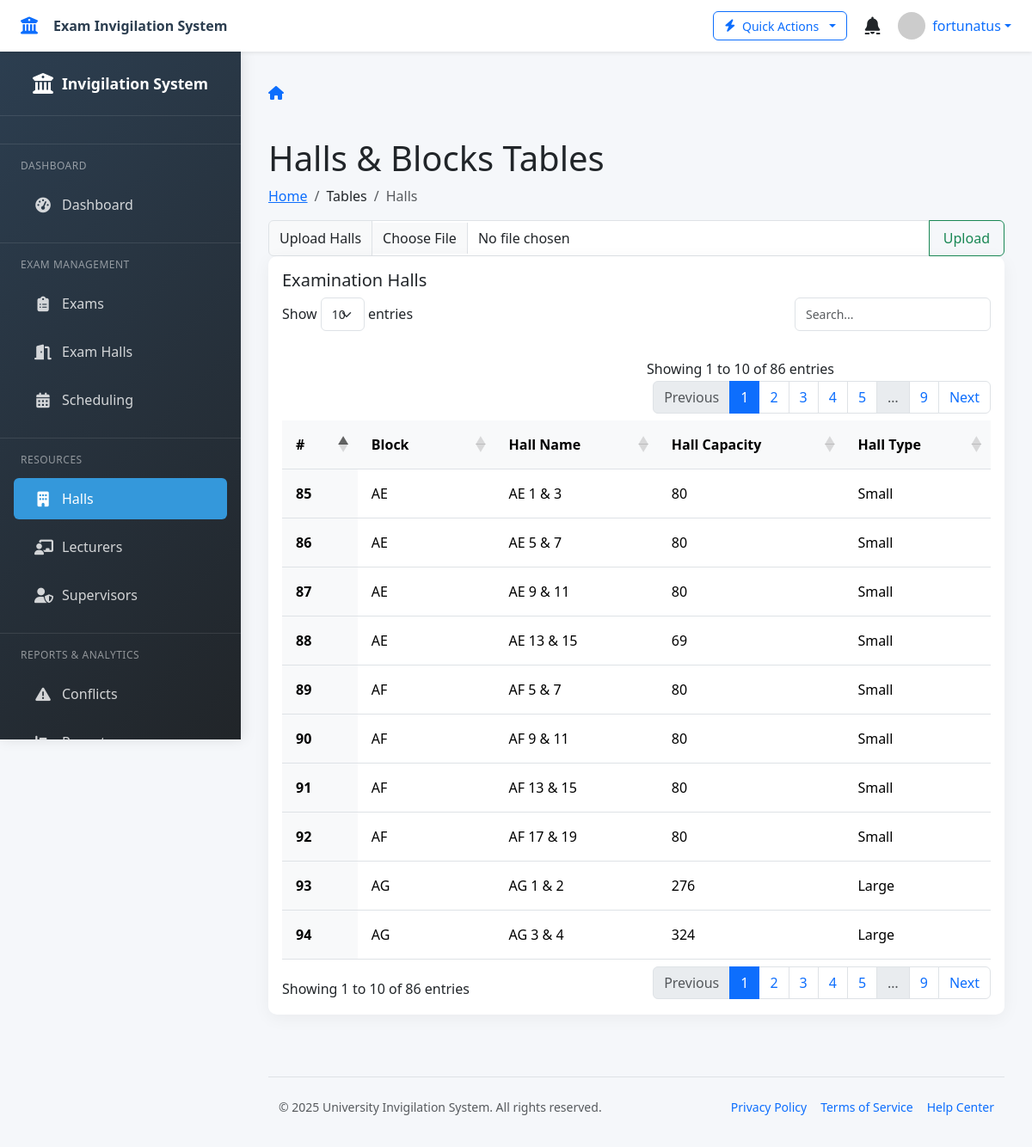
/halls/ (signed in), run on the app's committed database.
### invigilation/models.py (models this page shows, shortened)
class Block(models.Model):
    name = models.CharField(max_length=50)
    halls = models.ManyToManyField(Hall)
    class META:
        ordering = ['name']

class Hall(models.Model):
    HALL_TYPES = (
        ('SM', 'Small'),
        ('MD', 'Medium'),
        ('LG', 'Large')
    )
    hall_name = models.CharField(max_length=50)
    hall_capacity = models.IntegerField()
    hall_type = models.CharField(max_length=50, choices=HALL_TYPES)
    class META:
        ordering = ['hall_name']

### invigilation/views.py (the view)
# urls.py: path('halls/', views.halls, name='halls'),
@login_required(login_url='login')
def halls(request):
    hall_list = Hall.objects.prefetch_related('block_set').all()  # Get all halls and their blocks
    halls = [
        {
            "id": hall.id,
            "block": ", ".join(block.name for block in hall.block_set.all()),  # Join multiple blocks
            "name": hall.hall_name,
            "capacity": hall.hall_capacity,
            "type": hall.get_hall_type_display(),
        }
        for hall in hall_list
    ]
    return render(request, 'invigilation/halls.html', {"halls": halls})  # Ensure context name matches template

### invigilation/templates/invigilation/halls.html (shortened to what this page needs)
{% extends 'invigilation/based.html' %}
{% block content %}
<main id="main" class="main pt-0 mt-4">
	<div class="pagetitle">
		<h1>Halls & Blocks Tables</h1>
		<nav>
			<ol class="breadcrumb">
				<li class="breadcrumb-item">
					<a href="{% url 'dashboard' %}">Home</a>
				</li>
				<li class="breadcrumb-item">Tables</li>
				<li class="breadcrumb-item active">Halls</li>
			</ol>
		</nav>
		<form
			action="{% url 'upload_hall' %}"
			method="POST"
			enctype="multipart/form-data">
			<div class="input-group col-md-3">
				<label for="hall" class="input-group-text">Upload Halls</label>
				<input
					type="file"
					class="form-control"
					name="halls"
					id="hall"
					aria-describedby="inputGroupFileAddon04"
					accept=".csv" />
				<button
					class="btn btn-outline-success"
					type="submit"
					id="inputGroupFileAddon04">
					Upload
				</button>
			</div>
		</form>
	</div>
	<section class="section">
		<div class="row">
			<div class="col-lg-12">
				<div class="card">
					<div class="card-body">
						<h5 class="card-title">Examination Halls</h5>
						<table class="table datatable">
							<thead>
								<tr>
									<th scope="col">#</th>
									<th scope="col">Block</th>
									<th scope="col">Hall Name</th>
									<th scope="col">Hall Capacity</th>
									<th scope="col">Hall Type</th>
								</tr>
							</thead>
<tbody>
    {% for data in halls %}
    <tr>
        <th scope="row">{{ data.id }}</th>
        <td>{{ data.block }}</td>
        <td>{{ data.name }}</td>
        <td>{{ data.capacity }}</td>
        <td>{{ data.type }}</td>
    </tr>
    {% endfor %}
</tbody>
						</table>
					</div>
				</div>
			</div>
		</div>
	</section>
</main>
{% endblock %}

### invigilation/templates/invigilation/based.html (shortened to what this page needs)
<!DOCTYPE html>
<html lang="en">
<head>
    <link href="https://cdn.jsdelivr.net/npm/bootstrap@5.3.2/dist/css/bootstrap.min.css" rel="stylesheet">
    <link href="https://cdn.jsdelivr.net/npm/bootstrap-icons@1.11.1/font/bootstrap-icons.css" rel="stylesheet">
    <link href="https://cdnjs.cloudflare.com/ajax/libs/font-awesome/6.4.2/css/all.min.css" rel="stylesheet">
    <link href="https://cdn.datatables.net/1.13.7/css/dataTables.bootstrap5.min.css" rel="stylesheet">
    <link href="https://cdn.datatables.net/buttons/2.4.2/css/buttons.bootstrap5.min.css" rel="stylesheet">
    <link href="https://cdn.datatables.net/responsive/2.5.0/css/responsive.bootstrap5.min.css" rel="stylesheet">
    <link href="https://cdnjs.cloudflare.com/ajax/libs/animate.css/4.1.1/animate.min.css" rel="stylesheet">
    <link href="https://cdn.jsdelivr.net/npm/select2@4.1.0-rc.0/dist/css/select2.min.css" rel="stylesheet" />
    <link href="https://cdn.jsdelivr.net/npm/flatpickr/dist/flatpickr.min.css" rel="stylesheet">
</head>
<body>
    <nav class="topbar shadow-sm">
        <div class="d-flex align-items-center">
            <a href="{% url 'dashboard' %}" class="topbar-brand text-decoration-none">
                <i class="fas fa-university text-primary"></i>
                <span class="ms-2 d-none d-sm-inline">Exam Invigilation System</span>
            </a>
        </div>
        <div class="topbar-nav">
            <div class="dropdown me-3">
                <button class="btn btn-outline-primary btn-sm dropdown-toggle" type="button" id="quickActionsDropdown" data-bs-toggle="dropdown" aria-expanded="false">
                    <i class="fas fa-bolt"></i>
                    <span class="d-none d-md-inline">Quick Actions</span>
                </button>
            </div>
            <div class="dropdown me-3">
                <button class="btn btn-link text-dark position-relative p-1" type="button" id="notificationsDropdown" data-bs-toggle="dropdown" aria-expanded="false">
                    <i class="fas fa-bell fs-5"></i>
                </button>
            </div>
            <div class="dropdown">
                <a href="#" class="d-flex align-items-center text-decoration-none dropdown-toggle" id="userDropdown" data-bs-toggle="dropdown" aria-expanded="false">
                    <img src="https://ui-avatars.com/api/?name={{ request.user.username }}&background=random&color=fff&size=160" alt="User" class="rounded-circle me-2" width="32" height="32">
                    <span class="d-none d-md-inline">{{ request.user.get_full_name|default:request.user.username }}</span>
                </a>
            </div>
        </div>
    </nav>
    <div class="sidebar" id="sidebar">
        <div class="sidebar-brand">
            <i class="fas fa-university fs-4"></i>
            <span class="sidebar-brand-text">Invigilation System</span>
        </div>
        <div class="sidebar-nav">
            <div class="nav-section-title">Dashboard</div>
            <ul class="nav flex-column">
                <li class="nav-item">
                    <a class="nav-link {% if request.resolver_match.url_name == 'dashboard' %}active{% endif %}" href="{% url 'dashboard' %}">
                        <i class="fas fa-tachometer-alt"></i>
                        <span class="nav-link-text">Dashboard</span>
                    </a>
                </li>
            </ul>
            <div class="nav-section-title">Exam Management</div>
            <ul class="nav flex-column">
                <li class="nav-item">
                    <a class="nav-link {% if 'exam_list' in request.resolver_match.url_name %}active{% endif %}" href="{% url 'exam_list' %}">
                        <i class="fas fa-clipboard-list"></i>
                        <span class="nav-link-text">Exams</span>
                    </a>
                </li>
                <li class="nav-item">
                    <a class="nav-link {% if 'exam_hall_panel' in request.resolver_match.url_name %}active{% endif %}" href="{% url 'exam_hall_panel' %}">
                        <i class="fas fa-door-open"></i>
                        <span class="nav-link-text">Exam Halls</span>
                    </a>
                </li>
                <li class="nav-item">
                    <a class="nav-link {% if 'schedule' in request.resolver_match.url_name %}active{% endif %}" href="{% url 'schedule' %}">
                        <i class="fas fa-calendar-alt"></i>
                        <span class="nav-link-text">Scheduling</span>
                    </a>
                </li>
            </ul>
            <div class="nav-section-title">Resources</div>
            <ul class="nav flex-column">
                <li class="nav-item">
                    <a class="nav-link {% if 'halls' in request.resolver_match.url_name %}active{% endif %}" href="{% url 'halls' %}">
                        <i class="fas fa-building"></i>
                        <span class="nav-link-text">Halls</span>
                    </a>
                </li>
                <li class="nav-item">
                    <a class="nav-link {% if 'lecturers' in request.resolver_match.url_name %}active{% endif %}" href="{% url 'lecturers' %}">
                        <i class="fas fa-chalkboard-teacher"></i>
                        <span class="nav-link-text">Lecturers</span>
                    </a>
                </li>
                <li class="nav-item">
                    <a class="nav-link {% if 'exam_supervisor_panel' in request.resolver_match.url_name %}active{% endif %}" href="{% url 'exam_supervisor_panel' %}">
                        <i class="fas fa-user-shield"></i>
                        <span class="nav-link-text">Supervisors</span>
                    </a>
                </li>
            </ul>
            <div class="nav-section-title">Reports & Analytics</div>
            <ul class="nav flex-column">
                <li class="nav-item">
                    <a class="nav-link {% if 'conflict_dashboard' in request.resolver_match.url_name %}active{% endif %}" href="{% url 'conflict_dashboard' %}">
                        <i class="fas fa-exclamation-triangle"></i>
                        <span class="nav-link-text">Conflicts</span>
                    </a>
                </li>
                <li class="nav-item">
                    <a class="nav-link {% if 'reports_backend' in request.resolver_match.url_name %}active{% endif %}" href="{% url 'reports_backend' %}">
                        <i class="fas fa-chart-bar"></i>
                        <span class="nav-link-text">Reports</span>
                    </a>
                </li>
            </ul>
        </div>
    </div>
    <div class="main-content" id="mainContent">
        <div class="d-flex justify-content-between align-items-center mb-4">
            <div>
                <nav aria-label="breadcrumb">
                    <ol class="breadcrumb">
                        <li class="breadcrumb-item"><a href="{% url 'dashboard' %}"><i class="fas fa-home"></i></a></li>
                    </ol>
                </nav>
            </div>
        </div>
        <main class="animate-fade-in">
            {% block content %}{% endblock %}
        </main>
        <footer class="mt-5 pt-4 pb-2 border-top">
            <div class="container-fluid">
                <div class="d-flex flex-column flex-md-row justify-content-between align-items-center small">
                    <div class="text-muted mb-2 mb-md-0">
                        &copy; {% now "Y" %} University Invigilation System. All rights reserved.
                    </div>
                    <div class="d-flex">
                        <a href="#" class="text-decoration-none me-3">Privacy Policy</a>
                        <a href="#" class="text-decoration-none me-3">Terms of Service</a>
                        <a href="#" class="text-decoration-none">Help Center</a>
                    </div>
                </div>
            </div>
        </footer>
    </div>
</body>
</html>

### invigilation/templates/invigilation/based.html (style rules this page uses)
:root { --primary-color: #3498db; --primary-dark: #2980b9; --secondary-color: #2c3e50; --accent-color: #e74c3c; --light-color: #f8f9fa; --dark-color: #212529; --success-color: #28a745; --warning-color: #ffc107; --danger-color: #dc3545; --info-color: #17a2b8; --sidebar-width: 280px; --sidebar-collapsed-width: 80px; --topbar-height: 60px; }
body { font-family: 'Segoe UI', 'Roboto', system-ui, -apple-system, sans-serif; background-color: #f5f7fa; color: var(--dark-color); overflow-x: hidden; min-height: 100vh; padding-top: var(--topbar-height); }
.sidebar { background: linear-gradient(135deg, var(--secondary-color), var(--dark-color)); color: white; width: var(--sidebar-width); height: 100vh; position: fixed; left: 0; top: var(--topbar-height); transition: all 0.3s ease; box-shadow: 2px 0 15px rgba(0, 0, 0, 0.1); z-index: 1000; overflow-y: auto; }
.sidebar-brand { padding: 1.5rem 1rem; border-bottom: 1px solid rgba(255, 255, 255, 0.1); display: flex; align-items: center; justify-content: center; }
.sidebar-brand-text { font-weight: 600; font-size: 1.1rem; margin-left: 10px; transition: opacity 0.3s; }
.sidebar-nav { padding: 1rem 0; }
.nav-item { position: relative; }
.nav-link { color: rgba(255, 255, 255, 0.8); padding: 0.75rem 1.5rem; margin: 0.25rem 1rem; border-radius: 6px; display: flex; align-items: center; transition: all 0.3s; }
.nav-link.active { background-color: var(--primary-color); color: white; font-weight: 500; }
.nav-link i { margin-right: 12px; width: 20px; text-align: center; font-size: 1.1rem; }
.nav-section-title { color: rgba(255, 255, 255, 0.5); font-size: 0.75rem; text-transform: uppercase; letter-spacing: 0.5px; padding: 1rem 1.5rem 0.5rem; margin-top: 1rem; border-top: 1px solid rgba(255, 255, 255, 0.1); }
.main-content { margin-left: var(--sidebar-width); padding: 2rem; transition: all 0.3s ease; min-height: calc(100vh - var(--topbar-height)); }
.topbar { background-color: white; height: var(--topbar-height); position: fixed; top: 0; left: 0; right: 0; box-shadow: 0 2px 10px rgba(0, 0, 0, 0.08); z-index: 1100; display: flex; align-items: center; padding: 0 1.5rem; }
.topbar-brand { display: flex; align-items: center; font-weight: 600; color: var(--secondary-color); }
.topbar-brand i { margin-right: 10px; font-size: 1.25rem; }
.topbar-nav { display: flex; align-items: center; margin-left: auto; }
.card { border: none; border-radius: 10px; box-shadow: 0 4px 20px rgba(0, 0, 0, 0.05); transition: transform 0.3s, box-shadow 0.3s; margin-bottom: 1.5rem; background-color: white; }
.table { margin-bottom: 0; }
.table th { background-color: #f8f9fa; font-weight: 600; padding: 1rem; white-space: nowrap; }
.table td { padding: 0.75rem 1rem; vertical-align: middle; }
.btn { border-radius: 6px; font-weight: 500; padding: 0.5rem 1rem; transition: all 0.2s; display: inline-flex; align-items: center; justify-content: center; gap: 0.5rem; }
.btn i { font-size: 0.9rem; }
.btn-sm { padding: 0.35rem 0.75rem; font-size: 0.875rem; }
.form-control, .form-select { border-radius: 6px; padding: 0.5rem 0.75rem; border: 1px solid #dee2e6; }
.animate-fade-in { animation: fadeIn 0.3s ease-out forwards; }

### data on the page
Block: block "AE" "AE" "AE" "AE"
Hall: name "AE 1 & 3"
Hall: name "AE 5 & 7"
Hall: name "AE 9 & 11"
Hall: name "AE 13 & 15"
Block: block "AF" "AF" "AF" "AF"
Hall: name "AF 5 & 7"
Hall: name "AF 9 & 11"
Hall: name "AF 13 & 15"
Hall: name "AF 17 & 19"
Block: block "AG" "AG"
Hall: name "AG 1 & 2"
Hall: name "AG 3 & 4"

### other printed values
{{ request.user.get_full_name|default:request.user.username }} "fortunatus"
{{ data.id }} "85" "86" "87" "88" "89" "90" "91" "92" "93" "94"
{{ data.capacity }} "80" "80" "80" "69" "80" "80" "80" "80" "276" "324"
{{ data.type }} "Small" "Small" "Small" "Small" "Small" "Small" "Small" "Small" "Large" "Large"
